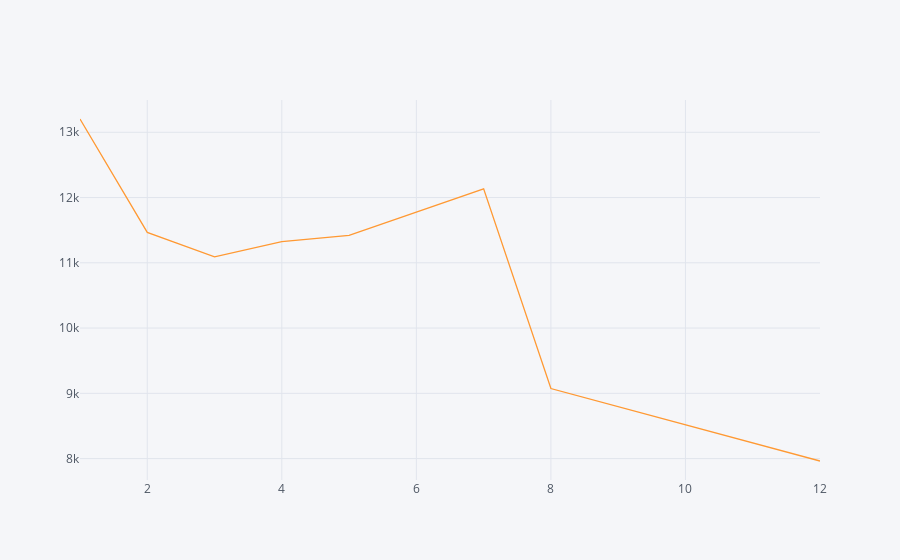

The cell this chart's notebook holds for it:
### Markdown cell above
**simple plot off of the dataframe indicating the count of calls per month.**

### Code cell
mymonth['twp'].iplot()

### Figure 1 — Plotly figure (JSON) as saved in the notebook; plotly's stock layout.template omitted (floating-point values rounded to 4 significant figures)
{"data": [{"line": {"color": "rgba(255, 153, 51, 1.0)", "dash": "solid", "shape": "linear", "width": 1.3}, "mode": "lines", "name": "twp", "text": "", "type": "scatter", "x": [1, 2, 3, 4, 5, 6, 7, 8, 12], "y": [13203, 11465, 11092, 11323, 11420, 11777, 12133, 9073, 7963]}], "layout": {"legend": {"bgcolor": "#F5F6F9", "font": {"color": "#4D5663"}}, "paper_bgcolor": "#F5F6F9", "plot_bgcolor": "#F5F6F9", "title": {"font": {"color": "#4D5663"}}, "xaxis": {"gridcolor": "#E1E5ED", "showgrid": true, "tickfont": {"color": "#4D5663"}, "title": {"font": {"color": "#4D5663"}, "text": ""}, "zerolinecolor": "#E1E5ED"}, "yaxis": {"gridcolor": "#E1E5ED", "showgrid": true, "tickfont": {"color": "#4D5663"}, "title": {"font": {"color": "#4D5663"}, "text": ""}, "zerolinecolor": "#E1E5ED"}}}
